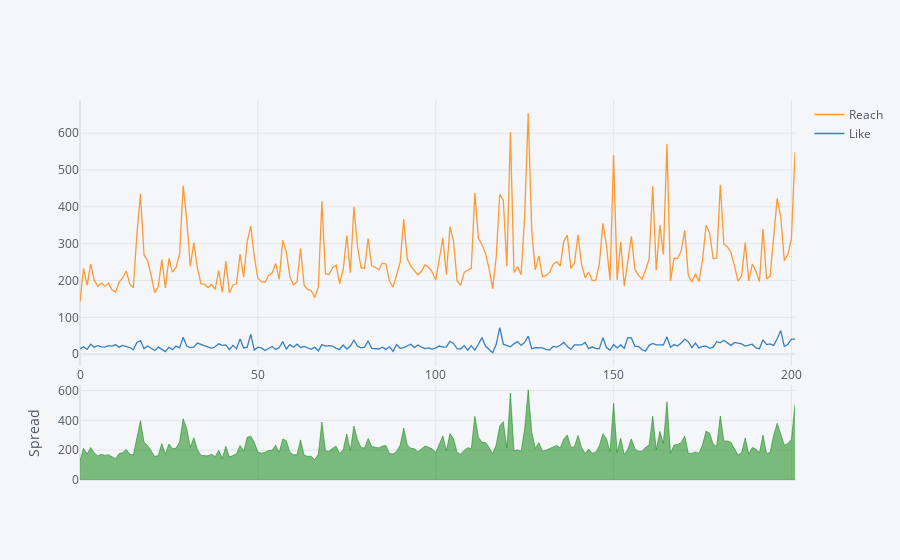

Here is the notebook cell this chart was saved with:
### Code cell
import numpy as np
df[['Reach', 'Like']].iplot(kind = 'spread')

### Figure 1 — Plotly figure (JSON) as saved in the notebook; plotly's stock layout.template omitted (floating-point values rounded to 4 significant figures; data arrays with more than 128 entries replaced by an {"elided": "..."} marker saying what was removed)
{"data": [{"line": {"color": "rgba(255, 153, 51, 1.0)", "dash": "solid", "shape": "linear", "width": 1.3}, "mode": "lines", "name": "Reach", "text": "", "type": "scatter", "x": {"elided": "202 int values"}, "y": {"elided": "202 int values"}}, {"line": {"color": "rgba(55, 128, 191, 1.0)", "dash": "solid", "shape": "linear", "width": 1.3}, "mode": "lines", "name": "Like", "text": "", "type": "scatter", "x": {"elided": "202 int values"}, "y": {"elided": "202 int values"}}, {"connectgaps": false, "fill": "tozeroy", "line": {"color": "green", "dash": "solid", "shape": "linear", "width": 0.5}, "mode": "lines", "name": "Spread", "showlegend": false, "type": "scatter", "x": {"elided": "202 int values"}, "xaxis": "x2", "y": {"elided": "202 int values"}, "yaxis": "y2"}, {"connectgaps": false, "fill": "tozeroy", "line": {"color": "red", "dash": "solid", "shape": "linear", "width": 0.5}, "mode": "lines", "name": "Spread", "showlegend": false, "type": "scatter", "x": {"elided": "202 int values"}, "xaxis": "x2", "y": {"elided": "202 str values"}, "yaxis": "y2"}], "layout": {"hovermode": "x", "legend": {"bgcolor": "#F5F6F9", "font": {"color": "#4D5663"}}, "paper_bgcolor": "#F5F6F9", "plot_bgcolor": "#F5F6F9", "title": {"font": {"color": "#4D5663"}}, "xaxis": {"gridcolor": "#E1E5ED", "showgrid": true, "tickfont": {"color": "#4D5663"}, "title": {"font": {"color": "#4D5663"}, "text": ""}, "zerolinecolor": "#E1E5ED"}, "xaxis2": {"anchor": "y2", "gridcolor": "#E1E5ED", "showgrid": true, "showticklabels": false, "tickfont": {"color": "#4D5663"}, "title": {"font": {"color": "#4D5663"}, "text": ""}, "zerolinecolor": "#E1E5ED"}, "yaxis": {"domain": [0.3, 1], "gridcolor": "#E1E5ED", "showgrid": true, "tickfont": {"color": "#4D5663"}, "title": {"font": {"color": "#4D5663"}, "text": ""}, "zerolinecolor": "#E1E5ED"}, "yaxis2": {"domain": [0, 0.25], "gridcolor": "#E1E5ED", "showgrid": true, "tickfont": {"color": "#4D5663"}, "title": {"font": {"color": "#4D5663"}, "text": "Spread"}, "zerolinecolor": "#E1E5ED"}}}
